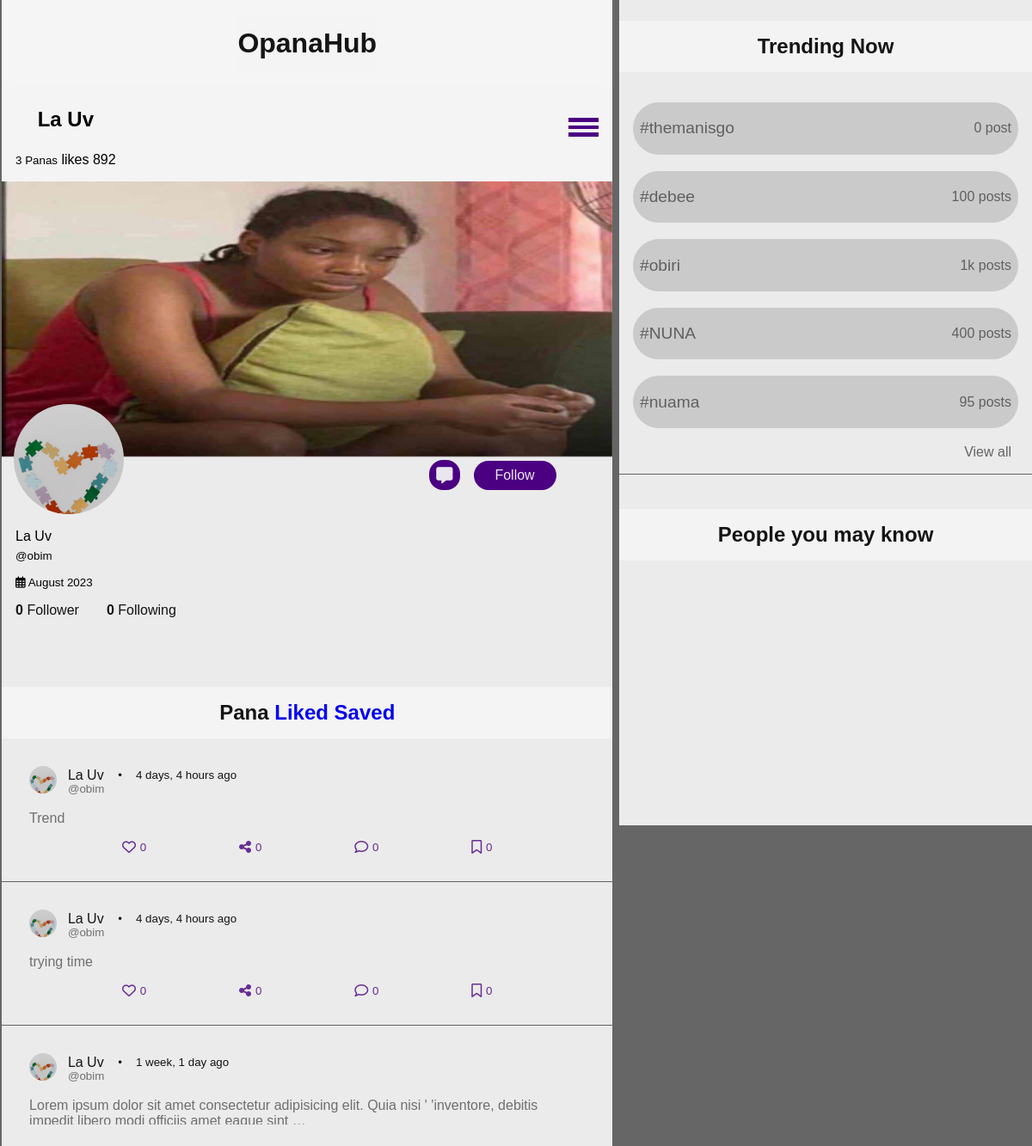
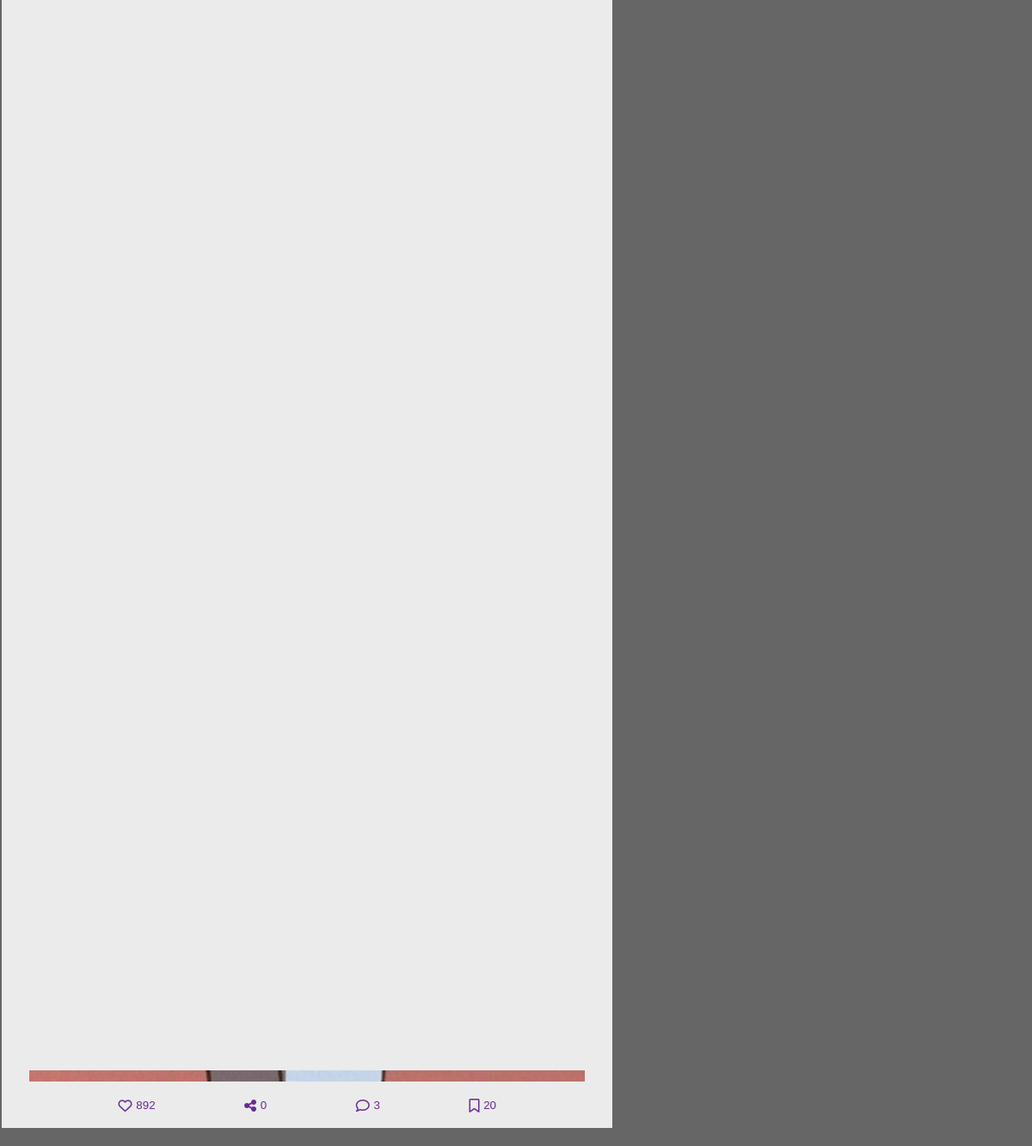
The page /profile/obim (signed in) on the database as committed earlier (2 pictures, top to bottom).
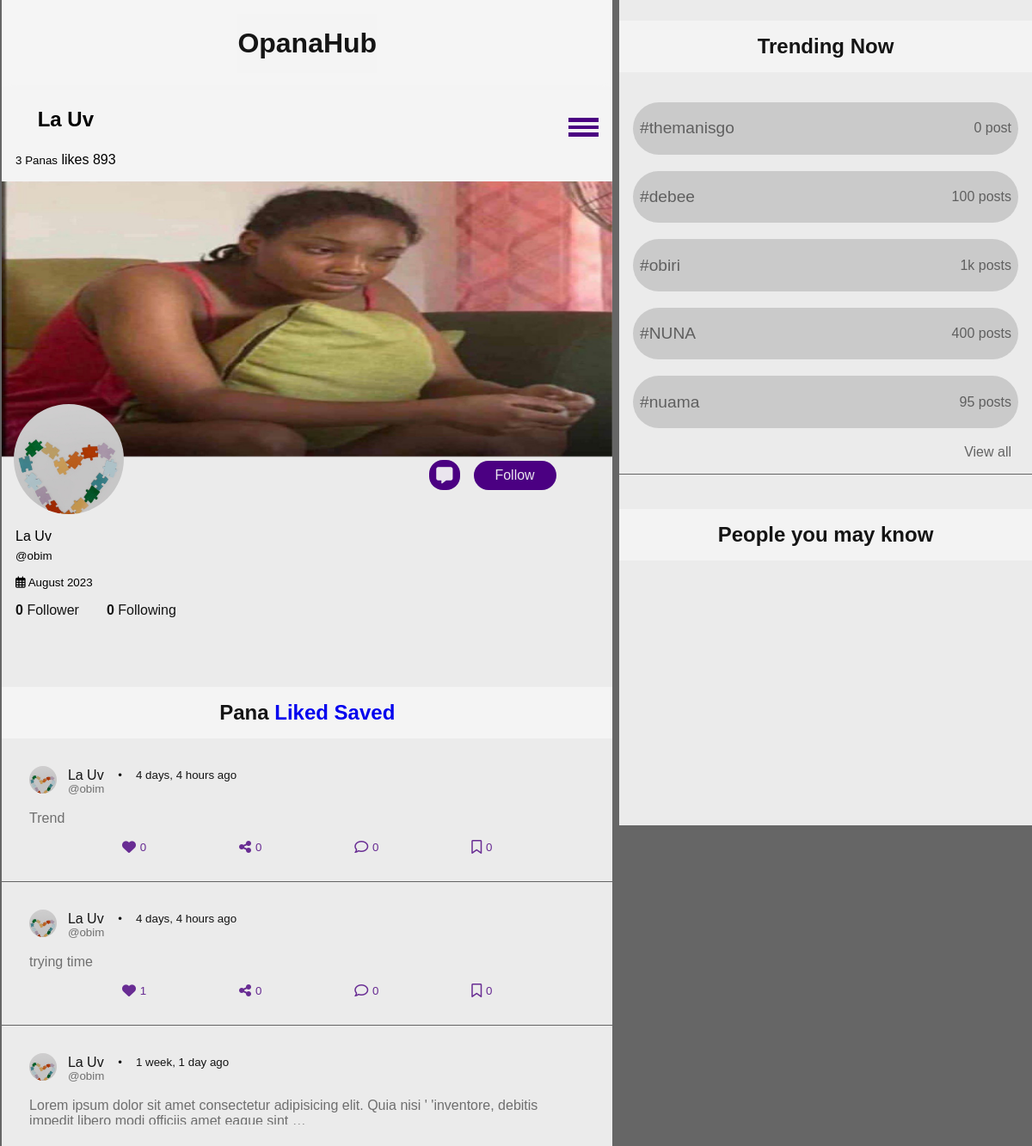
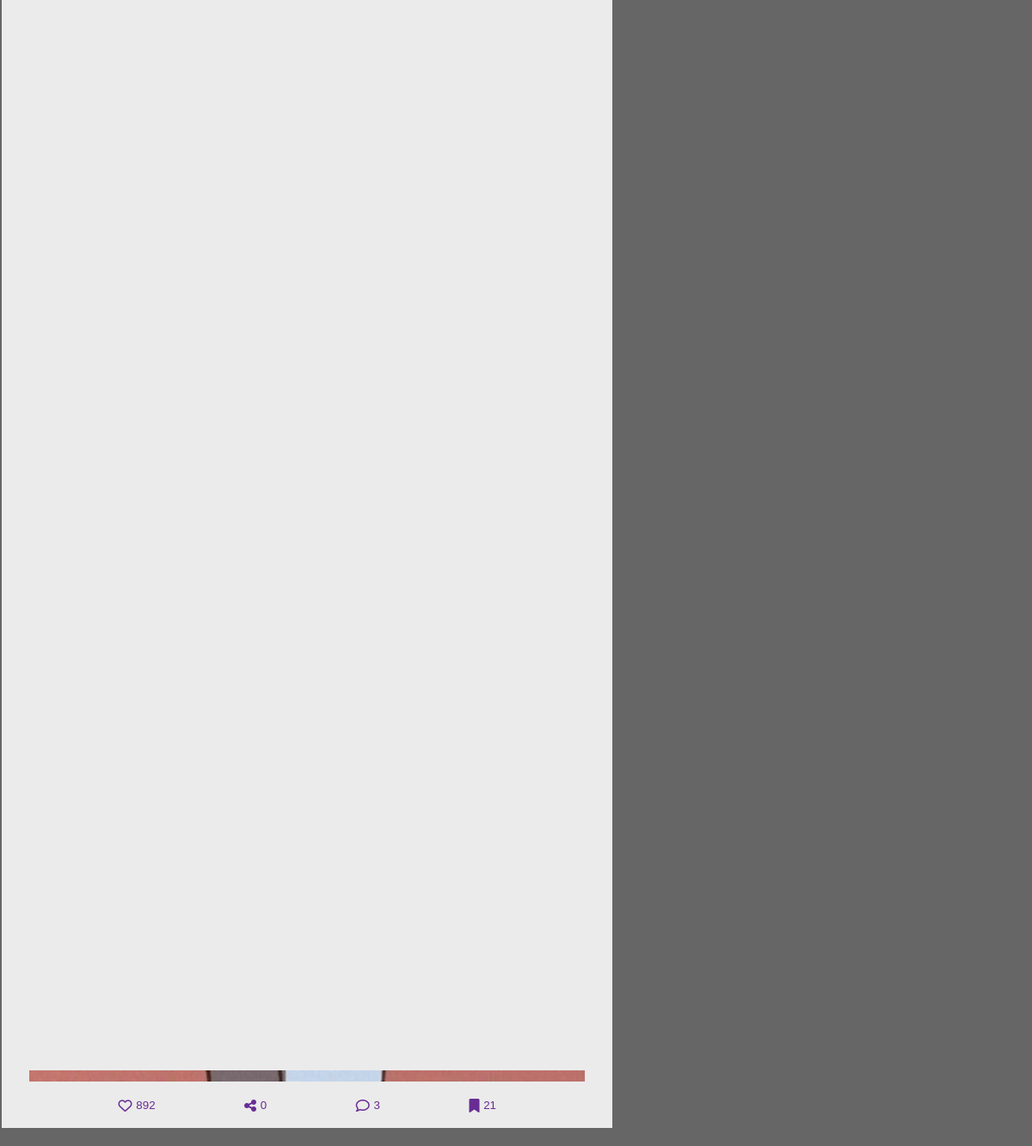
The same page on the database as committed later (2 pictures, top to bottom).
### opanahub/models.py (models this page shows, shortened)
class Posts(models.Model):
    profile = models.ForeignKey(Profile, on_delete=models.CASCADE)
    post_id = models.UUIDField(default=uuid.uuid4)
    image = models.FileField(upload_to='post_images', blank=True, null=True)
    caption = models.TextField()
    trends = models.ForeignKey(Trend, on_delete=models.CASCADE, null=True, blank=True)
    created_on = models.DateTimeField(auto_now_add=True)
    likes = models.IntegerField(default=0)
    liked = models.BooleanField(default=False)
    shares = models.IntegerField(default=0)
    saved = models.IntegerField(default=0)
    sav = models.BooleanField(default=False)
    comments = models.IntegerField(default=0)
    edited = models.BooleanField(default=False)
    def display_image(self):
        if self.image:
            if self.image.url.endswith(('.mp4', '.avi', '.mov')):
                return format_html('<video controls width="100%" src="{}"></video>', self.image.url)
            else:
                return format_html('<img src="{}" alt="Post File" height="auto" />', self.image.url)
        return ""
    class Meta:
        verbose_name_plural = 'Post'

class Profile(models.Model):
    user = models.OneToOneField(User, on_delete=models.CASCADE)
    back_img = models.ImageField(upload_to="back_images", default="thin.jpg")
    profile_img = models.ImageField(upload_to="profile_images", default="blank.webp")
    location = models.CharField(max_length=400, blank=True)
    job = models.CharField(max_length=400, blank=True)
    bio = models.TextField(blank=True)
    display_name = models.CharField(max_length=50, blank=True)
    web = models.URLField(blank=True)
    follw = models.IntegerField(default=0)
    follwing = models.IntegerField(default=0)
    class Meta:
        verbose_name_plural = 'Profile'

### opanahub/views.py (the view)
# urls.py: path('profile/<user>', views.profile, name="profile"),
@login_required(login_url=index)
def profile(request, user):
    user_obj = User.objects.get(username=user)
    profile =  Profile.objects.get(user=user_obj)
    postt = Posts.objects.filter(profile=profile)
    user_obj = Profile.objects.get(user=request.user)
    logged_in_user = request.user
    follower = user_obj
    following = profile
    if Follow.objects.filter(user=follower, following=following):
        switch = "Following"
    else:
        switch = "Follow"
    profile_visited_followers = len(Follow.objects.filter(user=profile))
    profile_visited_following = len(Follow.objects.filter(following=profile))
    total_likes = 0
    for post in postt:
        total_likes += post.likes
    context ={
        "profile": profile,
        "user_obj": user_obj,
        "post": postt,
        "switch": switch,
        "profile_visited_followers": profile_visited_followers,
        "profile_visited_following": profile_visited_following,
        "likes": total_likes,
    }
    return render(request, "profile.html", context)

### template/profile.html (shortened to what the changed rows need)
{% load static %}
{% load humanize %}
<!DOCTYPE html>
<html lang="en">
<head>
    <link rel="stylesheet" href="{% static 'css/profile.css' %}">
    <link rel="stylesheet" href="https://cdnjs.cloudflare.com/ajax/libs/font-awesome/6.2.1/css/all.min.css">
</head>
<body>
    <div class="container">
        <div class="center">
           <div class="search">
                    <div class="covv">
                        <p class="ttt">{{profile.display_name}}</p>
                        {% if post.count == 0 %}
                            <small>{{post.count}} Pana</small>
                        {% elif post.count == 1 %}
                            <small>{{post.count}} Pana</small>
                        {% else %}
                            <small>{{post.count}} Panas</small>
                        {% endif %}
                        likes {{likes}}
                    </div>
                <div class="lis">
                    <div class="toggler" onclick="Drop()">
                    </div>
                </div>
           </div>
           <div class="card">
            {% if post %}
                {% for posts in post reversed %}
                <div class="cards">
                    <div class="account">
                        <a>
                            <img src="{{posts.profile.profile_img.url}}" alt="">
                            <div class="owner">
                                <div class="time">
                                    {% if posts.profile.display_name %}
                                    <p>{{posts.profile.display_name|truncatechars:"15"}}</p>
                                    {% endif %}
                                    <small>@{{posts.profile.user|lower|truncatechars:"15"}}</small>
                                </div>
                        </a>
                                <div class="smal">
                                    <small>•</small>
                                    <small>{{posts.created_on|naturaltime}}</small>
                                </div>
                            </div>
                    </div>
                    <div class="content">
                        <a href="/pana_details/{{posts.post_id}}">
                            <caption>{{posts.caption|truncatewords:20}}</caption>
                            {{posts.display_image|safe}}
                        </a>
                    </div>
                    <div class="actions">
                        {% if posts.liked == True %}
                        <a id="myAnchor" href="{% url 'likethissinprofile' profile.user %}?post_id={{posts.post_id}}" class="like">
                            <i class="fa fa-heart"></i>
                            <small>{{posts.likes}}</small>
                        </a>
                        {% else %}
                        <a id="myAnchor" href="{% url 'likethissinprofile' profile.user %}?post_id={{posts.post_id}}" class="like">
                            <i class="fa-regular fa-heart"></i>
                            <small>{{posts.likes}}</small>
                        </a>
                        {% endif %}
                        <a id="myAnchor" class="like">
                            <i class="fa-solid fa-share-nodes"></i>
                            <small>{{posts.shares}}</small>
                        </a>
                        <a id="myAnchor" class="like">
                            <i class="fa-regular fa-comment"></i>
                            <small>{{posts.comments}}</small>
                        </a>
                        {% if posts.sav == True  %}
                        <a id="myAnchor" href="{% url 'savethissinprofile' profile.user %}?post_id={{posts.post_id}}" class="like">
                            <i class="fa fa-bookmark"></i>
                            <small>{{posts.saved}}</small>
                        </a>
                        {% else %}
                        <a id="myAnchor" href="{% url 'savethissinprofile' profile.user %}?post_id={{posts.post_id}}" class="like">
                            <i class="fa-regular fa-bookmark"></i>
                            <small>{{posts.saved}}</small>
                        </a>
                        {% endif %}
                    </div>
                </div>
                {% endfor %}
            {% else %}
                <p style="text-align: center; margin-top:2rem; font-size:1.5rem;">{{profile.user|capfirst}} have no post.</p>
            {% endif %}
</body>
</html>

Rows that differ between the two databases and show on the page:
changed Posts "Trend": liked False → True (drawn)
changed Posts "trying time": liked False → True (drawn); likes "0" → "1"
changed Posts "1 week, 1 day ago": sav False → True (drawn); saved "20" → "21"
Other text that changed with them:
{{ likes }}: "892" → "893"
